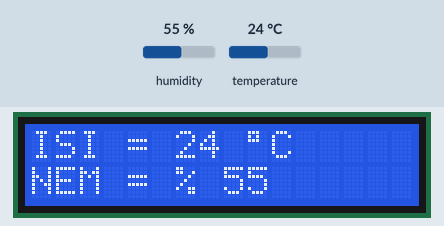
This sketch was run on a simulated Arduino Uno, built with avr-gcc and run on an emulated ATmega328P. Parts: 16×2 character LCD. The test bench sets the inputs (shaded band); at power-on: humidity 55 %, temperature 24 °C.

Above: at 1.9 s.
2.0 s: humidity set to 22 %
At 3.1 s:
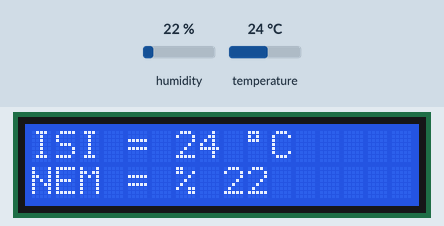
3.7 s: temperature set to 12 °C
At 5.1 s:
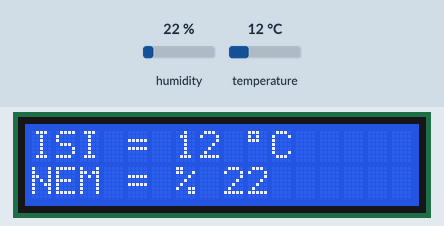
5.9 s: humidity set to 40 %
At 7.2 s:
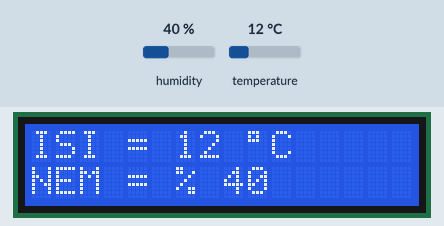
8.1 s: temperature set to 19 °C
At 9.2 s:
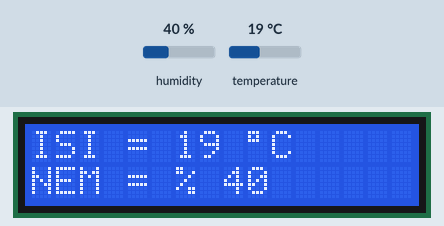
Timing chart, 0 to 11.1 s (numbered marks = the images above; inputs shaded):
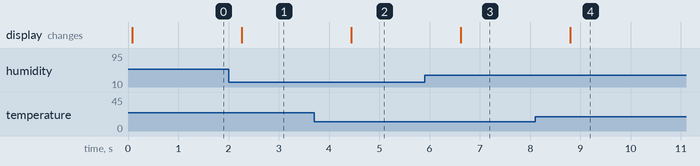

Measured:
- after the input at 2.0 s, the display: changes after 0.27 s (image 1)
- after the input at 3.7 s, the display: changes after 0.74 s (image 2)
- after the input at 5.9 s, the display: changes after 0.72 s (image 3)
- after the input at 8.1 s, the display: changes after 0.70 s (image 4)

The sketch:

isinemsensoru.ino
```cpp
#include <dht11.h>
#define DHT11PIN 9
#include <LiquidCrystal.h>
dht11 DHT11;


const int rs = 12, en = 11, d4 = 5, d5 = 4, d6 = 3, d7 = 2;
LiquidCrystal lcd(rs, en, d4, d5, d6, d7);

void setup() {

}

void loop() {


int chk = DHT11.read(DHT11PIN);

  lcd.begin(16, 2);
  lcd.print("ISI = ");
  lcd.print((float)DHT11.temperature, 0);
  lcd.print(" \337C");
  lcd.setCursor(0, 1);
  lcd.print("NEM = ");
  lcd.print("% ");
  lcd.print((float)DHT11.humidity,0);
  delay(1000);


}
```
